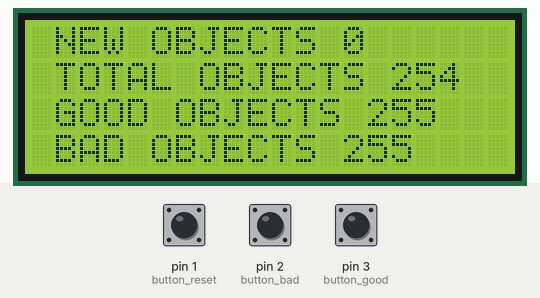
This sketch was run on a simulated Arduino Uno, built with avr-gcc and run on an emulated ATmega328P. On the bench: 20×4 character LCD. The inputs (shaded band) are chosen by the test bench; at power-on: pin 1 (button_reset) LOW, pin 2 (button_bad) LOW, pin 3 (button_good) LOW. EEPROM starts erased.

Above: at 1.2 s.
1.3 s: pin 1 (button_reset) pulled HIGH for 1 s
At 1.48 s:
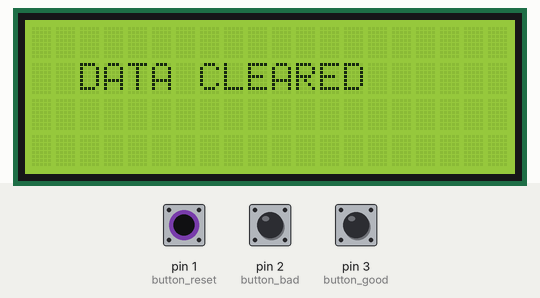
4.1 s: pin 2 (button_bad) pulled HIGH for 0.15 s
7.2 s: pin 3 (button_good) pulled HIGH for 1 s
11.2 s: pin 2 (button_bad) pulled HIGH for 3.2 s
At 17.1 s:
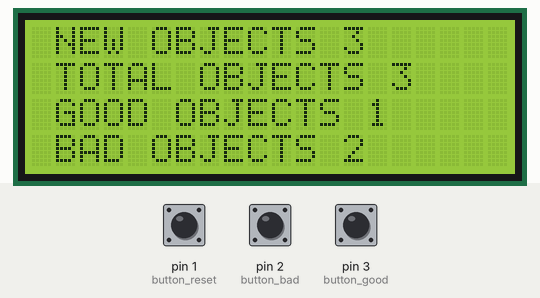
17.4 s: pin 3 (button_good) pulled HIGH for 0.15 s
20.5 s: pin 1 (button_reset) pulled HIGH for 3.2 s
At 25.0 s:
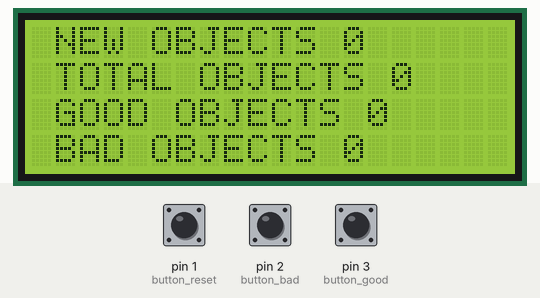
Timing chart, 0 to 26.2 s (numbered marks = the images above; inputs shaded):
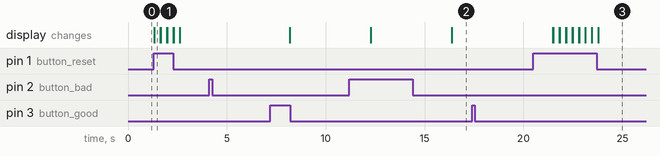

Measured:
- after the input at 1.3 s, the display: changes at once (image 1)
- after the input at 4.1 s, every drawn part: stays the same
- after the input at 11.2 s, the display: first differs from a run without the input after 5.2 s (image 2)
- after the input at 17.4 s, every drawn part: stays the same
- after the input at 20.5 s, the display: first differs from a run without the input after 1.0 s (image 3 shows a later state)

The sketch:

counter.ino
```cpp
#include <EEPROM.h>
#include<LiquidCrystal.h>

const int rs=13,en=12,d4=11,d5=10,d6=9,d7=8;
LiquidCrystal lcd(rs,en,d4,d5,d6,d7);
int count=0;
int good=0;
int bad=0;
int ir=A3;
int sum=0;
int button_good=3;
int button_bad=2;
int button_reset=1;

void setup(){
  lcd.begin(20,4);
  pinMode(button_good,INPUT);
  pinMode(button_bad,INPUT);
  pinMode(button_reset,INPUT);
  pinMode(ir,INPUT);
}
void loop(){
  int state1=digitalRead(button_good);
  int state2=digitalRead(button_bad);
  int state3=digitalRead(button_reset);
    if(ir=1 && (state1==HIGH ||state2==HIGH))
    {
      count=count+1;
      EEPROM.write(1,count);
      delay(4000);
    if(state1==HIGH)
    {
      good=good+1;
      EEPROM.write(3,good);
      delay(70);
    }
    else{
      good=good;
      EEPROM.write(3,good);
    }
    if(state2==HIGH)
    {
      bad=bad+1;
      EEPROM.write(5,bad);
      delay(70);
    }
    else{
      bad=bad;
      EEPROM.write(5,bad);
    }
    }
  if(state3==HIGH)
  {
    count=0;
    EEPROM.write(1,count);
    good=0;
    EEPROM.write(3,good);
    bad=0;
    EEPROM.write(5,bad);
    sum=0;
    EEPROM.write(7,sum);
    lcd.clear();
    lcd.setCursor(2,1);
    lcd.print("DATA CLEARED");
    delay(300);
    lcd.clear();
  }
  else
  {
    count=count;
    EEPROM.write(1,count);
  }
  lcd.setCursor(0,0);
  count=EEPROM.read(1);
  lcd.print(" NEW OBJECTS ");
  lcd.print(count);
  lcd.setCursor(0,2);
  good=EEPROM.read(3);
  lcd.print(" GOOD OBJECTS ");
  lcd.print(good);
  lcd.setCursor(0,3);
  bad=EEPROM.read(5);
  lcd.print(" BAD OBJECTS ");
  lcd.print(bad);
  lcd.setCursor(0,1);
  bad=EEPROM.read(5);
  sum=good+bad;
  EEPROM.write(7,sum);
  lcd.print(" TOTAL OBJECTS ");
  sum=EEPROM.read(7);
  lcd.print(sum);
}
```
